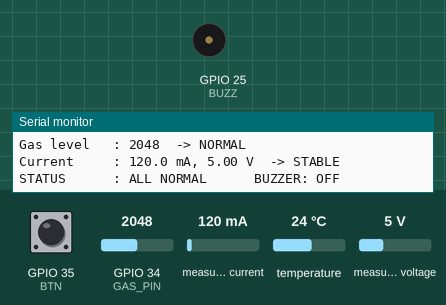
A sketch run on a simulated ESP32. Shown: buzzer (waves = sounding, pin HIGH), the last lines printed to the serial monitor. The inputs (shaded band) are chosen by the test bench; at power-on: measured current 120 mA, temperature 24 °C, GPIO 35 (BTN) LOW, GPIO 34 (GAS_PIN) = 2048, measured voltage 5 V. WiFi joins after 1.5 s; servers stay silent unless stated.

Above: at 2.7 s.
2.8 s: measured current set to 500 mA
At 4.3 s:
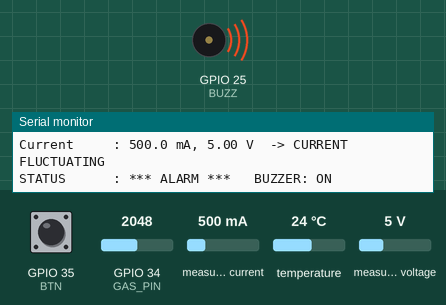
5.0 s: temperature set to 32.3 °C
6.8 s: temperature set to 33.6 °C
At 8.6 s:
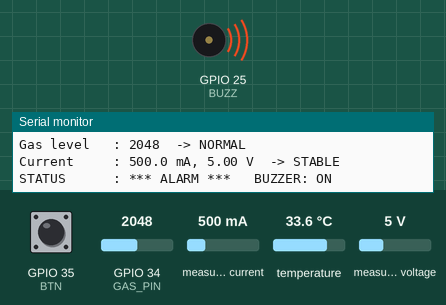
13.1 s: GPIO 35 (BTN) pulled HIGH for 0.15 s
At 14.0 s:
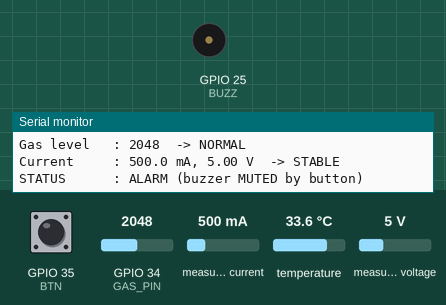
Timing chart, 0 to 16.1 s (numbered marks = the images above; inputs shaded):
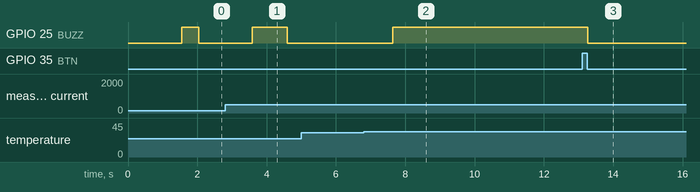

The sketch:

IndustrialShield_Integrated.ino
```cpp
/*
  INDUSTRIAL SHIELD — existing sensor/alarm firmware + ThingSpeak Wi-Fi upload

  Based on the team's working firmware supplied by Dolima. Existing local
  sensor checks, buzzer, button, and thresholds are preserved. Telemetry is
  uploaded to ThingSpeak every 16 seconds on a separate ESP32 task so network
  delays do not pause the local buzzer loop.

  Channel fields:
    1 = Gas ADC (raw ESP32 ADC count; not ppm)
    2 = Temperature C (-127 means DS18B20 fault)
    3 = Current mA (-1 means INA219 unavailable)
    4 = Risk Code: -1 sensor fault, 0 safe, 1 warning, 2 critical

  Risk mapping from the existing alarm flags:
    0: no alarms and both temperature/current sensors available
    1: one active hazard flag
    2: two or more simultaneous hazard flags
   -1: no active hazard, but DS18B20 or INA219 is unavailable

  Before upload, copy secrets.example.h to secrets.h and fill it locally.
  Required libraries: ThingSpeak, OneWire, DallasTemperature, Adafruit INA219.
*/

#include <WiFi.h>
#include <ThingSpeak.h>
#include <OneWire.h>
#include <DallasTemperature.h>
#include <Wire.h>
#include <Adafruit_INA219.h>
#include <math.h>
#include "secrets.h"

// secrets.h is local-only and excluded from Git by the repository .gitignore.
const char* WIFI_SSID = SECRET_WIFI_SSID;
const char* WIFI_PASSWORD = SECRET_WIFI_PASSWORD;
const unsigned long CHANNEL_ID = SECRET_CHANNEL_ID;
const char* WRITE_API_KEY = SECRET_WRITE_API_KEY;

// Existing team pin assignments and alarm thresholds — preserved as supplied.
const int TEMP_PIN = 32, GAS_PIN = 34, BUZZ = 25, BTN = 35;
const int PIN_A = 13, PIN_B = 27;

const float TEMP_ON  = 33.0, TEMP_OFF = 31.0;
const int   GAS_ON   = 2100, GAS_OFF  = 1900;
const float CUR_ON   = 500.0, CUR_OFF = 400.0;
const float CUR_JUMP = 150.0;
const int   BUZZ_ON  = HIGH;
const int   BUZZ_OFF = (BUZZ_ON == HIGH) ? LOW : HIGH;

// ThingSpeak free channels require at least 15 seconds between writes.
// Use 16 seconds to stay safely above that limit.
constexpr unsigned long PUBLISH_INTERVAL_MS = 16000;
constexpr unsigned long WIFI_RETRY_INTERVAL_MS = 10000;

WiFiClient cloudClient;
OneWire ow(TEMP_PIN);
DallasTemperature tempSensor(&ow);
Adafruit_INA219 ina;

bool inaOK = false;
bool tempAlarm = false, gasAlarm = false, curAlarm = false, fluctuating = false;
bool muted = false;
float t = 0, mA = 0, busV = 0, lastmA = 0;
bool tempOK = false, haveLast = false;
int gas = 0;

unsigned long lastSensor = 0, lastPress = 0, testUntil = 0;
bool lastPressed = false;

struct TelemetrySnapshot {
  int gasAdc;
  float temperatureC;
  float currentmA;
  int riskCode;
  bool temperatureValid;
  bool currentValid;
};

TelemetrySnapshot cloudSnapshot = {0, -127.0f, -1.0f, -1, false, false};
bool cloudSnapshotReady = false;
portMUX_TYPE cloudSnapshotMux = portMUX_INITIALIZER_UNLOCKED;
unsigned long lastWiFiAttemptMs = 0;

void buzzer(bool on) {
  pinMode(BUZZ, OUTPUT);
  digitalWrite(BUZZ, on ? BUZZ_ON : BUZZ_OFF);
}

bool pingIna(int sda, int scl) {
  Wire.end();
  Wire.begin(sda, scl);
  Wire.setClock(100000);
  Wire.beginTransmission(0x40);
  return Wire.endTransmission() == 0;
}

int calculateRiskCode() {
  const int activeHazards = (tempAlarm ? 1 : 0) + (gasAlarm ? 1 : 0) +
                            (curAlarm ? 1 : 0) + (fluctuating ? 1 : 0);
  if (activeHazards >= 2) return 2; // CRITICAL: multiple active hazard flags
  if (activeHazards == 1) return 1; // WARNING: one active hazard flag
  if (!tempOK || !inaOK) return -1; // SENSOR FAULT / unavailable measurement
  return 0;                         // SAFE
}

void updateCloudSnapshot() {
  TelemetrySnapshot next;
  next.gasAdc = gas;
  next.temperatureC = tempOK ? t : -127.0f;
  next.currentmA = inaOK ? mA : -1.0f;
  next.riskCode = calculateRiskCode();
  next.temperatureValid = tempOK;
  next.currentValid = inaOK;

  portENTER_CRITICAL(&cloudSnapshotMux);
  cloudSnapshot = next;
  cloudSnapshotReady = true;
  portEXIT_CRITICAL(&cloudSnapshotMux);
}

void connectWiFi() {
  WiFi.mode(WIFI_STA);
  WiFi.setAutoReconnect(true);
  WiFi.begin(WIFI_SSID, WIFI_PASSWORD);
  lastWiFiAttemptMs = millis();
  Serial.printf("Connecting to phone hotspot: %s\n", WIFI_SSID);
}

void maintainWiFi() {
  if (WiFi.status() == WL_CONNECTED) return;
  if (millis() - lastWiFiAttemptMs < WIFI_RETRY_INTERVAL_MS) return;

  lastWiFiAttemptMs = millis();
  Serial.println("Wi-Fi disconnected; retrying...");
  WiFi.disconnect();
  WiFi.begin(WIFI_SSID, WIFI_PASSWORD);
}

void cloudUploadTask(void* parameter) {
  unsigned long lastPublishMs = 0;
  bool hasAttempted = false;

  for (;;) {
    maintainWiFi();

    TelemetrySnapshot data;
    bool ready;
    portENTER_CRITICAL(&cloudSnapshotMux);
    data = cloudSnapshot;
    ready = cloudSnapshotReady;
    portEXIT_CRITICAL(&cloudSnapshotMux);

    const unsigned long now = millis();
    const bool intervalReady = !hasAttempted ||
                               (now - lastPublishMs >= PUBLISH_INTERVAL_MS);

    if (WiFi.status() == WL_CONNECTED && ready && intervalReady) {
      hasAttempted = true;
      lastPublishMs = now;

      ThingSpeak.setField(1, data.gasAdc);
      ThingSpeak.setField(2, data.temperatureC);
      ThingSpeak.setField(3, data.currentmA);
      ThingSpeak.setField(4, data.riskCode);

      const int response = ThingSpeak.writeFields(CHANNEL_ID, WRITE_API_KEY);
      if (response == 200) {
        Serial.printf("ThingSpeak upload OK | gas=%d ADC, temp=%.2f C, current=%.2f mA, risk=%d\n",
                      data.gasAdc, data.temperatureC, data.currentmA, data.riskCode);
      } else {
        Serial.printf("ThingSpeak upload failed | response=%d\n", response);
      }
    }

    vTaskDelay(pdMS_TO_TICKS(500));
  }
}

void setup() {
  Serial.begin(115200);
  buzzer(false);
  pinMode(BTN, INPUT);
  tempSensor.begin();
  tempSensor.setWaitForConversion(false);
  tempSensor.requestTemperatures();

  Serial.println();
  Serial.println("===== INDUSTRIAL HAZARD DETECTION SYSTEM =====");
  if (pingIna(PIN_A, PIN_B) || pingIna(PIN_B, PIN_A)) inaOK = ina.begin(&Wire);
  Serial.print("Current sensor (INA219): ");
  Serial.println(inaOK ? "CONNECTED" : "NOT CONNECTED (current checks skipped)");
  Serial.println("Button: press = silence alarm, or test beep when no alarm");

  ThingSpeak.begin(cloudClient);
  connectWiFi();

  // Cloud/network delays stay off the main sensor-and-buzzer loop.
  xTaskCreatePinnedToCore(cloudUploadTask, "ThingSpeakUpload", 8192,
                          nullptr, 1, nullptr, 0);
  delay(1500);
}

void loop() {
  const unsigned long now = millis();

  const bool pressed = (digitalRead(BTN) == LOW);
  if (pressed && !lastPressed && now - lastPress > 250) {
    lastPress = now;
    if (tempAlarm || gasAlarm || curAlarm || fluctuating) {
      muted = true;
      Serial.println(">>> BUTTON: alarm silenced (MUTED)");
    } else {
      testUntil = now + 500;
      Serial.println(">>> BUTTON: buzzer test beep");
    }
  }
  lastPressed = pressed;

  if (now - lastSensor >= 1000) {
    lastSensor = now;

    t = tempSensor.getTempCByIndex(0);
    tempOK = (t != DEVICE_DISCONNECTED_C) && !isnan(t);
    tempSensor.requestTemperatures();
    gas = analogRead(GAS_PIN);

    if (tempOK) {
      if (!tempAlarm && t > TEMP_ON) tempAlarm = true;
      if (tempAlarm && t <= TEMP_OFF) tempAlarm = false;
    }

    if (!gasAlarm && gas > GAS_ON) gasAlarm = true;
    if (gasAlarm && gas <= GAS_OFF) gasAlarm = false;

    fluctuating = false;
    if (inaOK) {
      mA = ina.getCurrent_mA();
      busV = ina.getBusVoltage_V();
      if (!curAlarm && mA > CUR_ON) curAlarm = true;
      if (curAlarm && mA <= CUR_OFF) curAlarm = false;
      if (haveLast && fabs(mA - lastmA) > CUR_JUMP) fluctuating = true;
      lastmA = mA;
      haveLast = true;
    }

    const bool alarm = tempAlarm || gasAlarm || curAlarm || fluctuating;
    if (!alarm) muted = false;

    Serial.println("----------------------------------------");
    Serial.print("Temperature : ");
    if (tempOK) { Serial.print(t, 1); Serial.print(" C  -> "); }
    else Serial.print("--  -> ");
    Serial.println(!tempOK ? "SENSOR ERROR" : (tempAlarm ? "HIGH TEMPERATURE" : "NORMAL"));

    Serial.print("Gas level   : ");
    Serial.print(gas);
    Serial.print("  -> ");
    Serial.println(gasAlarm ? "GAS DETECTED" : "NORMAL");

    Serial.print("Current     : ");
    if (inaOK) {
      Serial.print(mA, 1);
      Serial.print(" mA, ");
      Serial.print(busV, 2);
      Serial.print(" V  -> ");
      Serial.println(curAlarm ? "OVER-CURRENT" : (fluctuating ? "CURRENT FLUCTUATING" : "STABLE"));
    } else {
      Serial.println("--  -> SENSOR NOT CONNECTED");
    }

    if (alarm && muted) Serial.println("STATUS      : ALARM (buzzer MUTED by button)");
    else if (alarm)     Serial.println("STATUS      : *** ALARM ***   BUZZER: ON");
    else                Serial.println("STATUS      : ALL NORMAL      BUZZER: OFF");

    updateCloudSnapshot();
  }

  const bool alarmNow = tempAlarm || gasAlarm || curAlarm || fluctuating;
  buzzer((alarmNow && !muted) || now < testUntil);
  delay(20);
}
```

secrets.example.h
```cpp
#pragma once

// Copy this file to secrets.h, then fill in values locally.
// Do not put real credentials in this example file.
#define SECRET_WIFI_SSID "YOUR_PHONE_HOTSPOT_NAME"
#define SECRET_WIFI_PASSWORD "YOUR_PHONE_HOTSPOT_PASSWORD"
#define SECRET_CHANNEL_ID 3591124UL
#define SECRET_WRITE_API_KEY "YOUR_THINGSPEAK_WRITE_API_KEY"
```

Measured:
- after the input at 2.8 s, GPIO 25 (BUZZ): LOW → HIGH after 0.78 s, → LOW 1.0 s later
- after the input at 6.8 s, GPIO 25 (BUZZ): LOW → HIGH after 0.84 s
- after the input at 13.1 s, GPIO 25 (BUZZ): HIGH → LOW after 0.17 s
